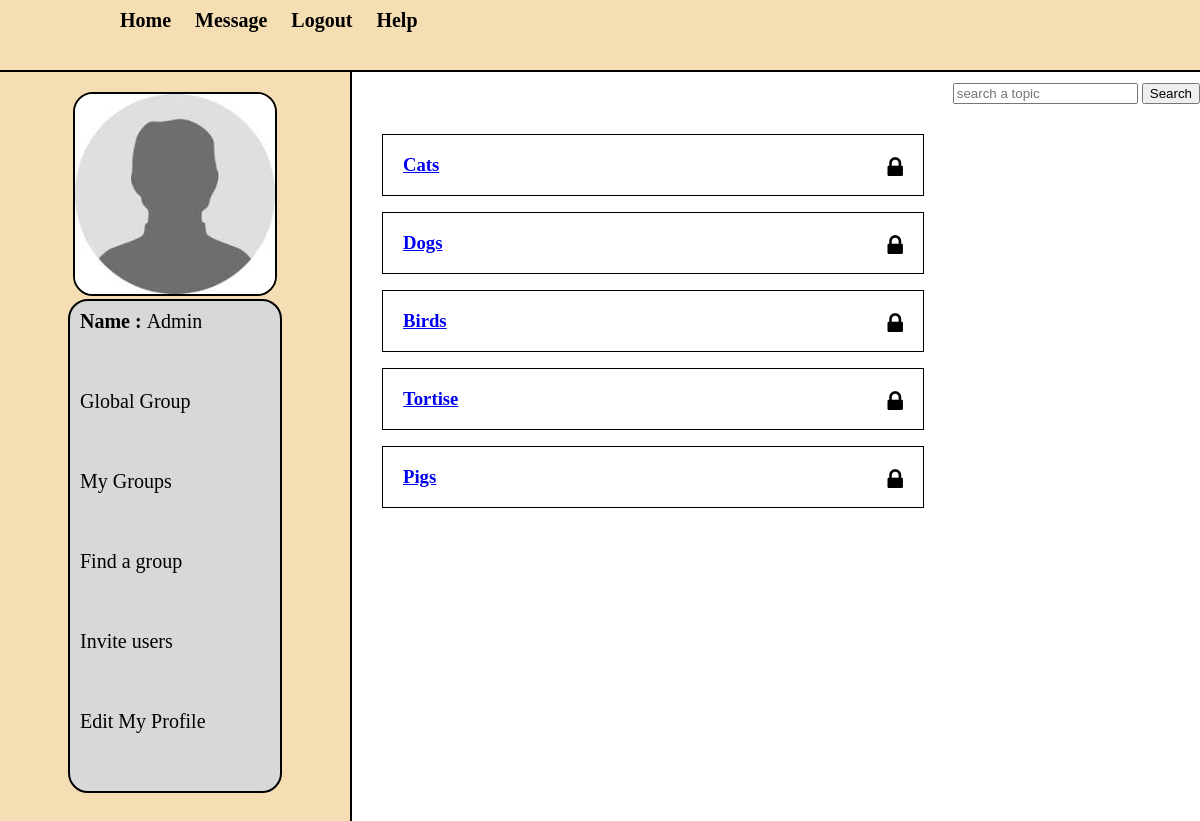
/my_groups.php (signed in), run on the app's committed database.
### tables this page shows
CREATE TABLE `users` (
  `users_id` int(255) NOT NULL,
  `first_name` varchar(255) NOT NULL,
  `last_name` varchar(255) NOT NULL,
  `email` varchar(255) NOT NULL,
  `password` varchar(255) NOT NULL,
  `user_image` varchar(256) NOT NULL,
  `status` text NOT NULL,
  `dp_value` int(11) NOT NULL,
  `checkgit` int(255) NOT NULL
);

CREATE TABLE `topics` (
  `topic_id` int(11) NOT NULL,
  `topic_title` text NOT NULL,
  `choose` varchar(255) NOT NULL
);

CREATE TABLE `user_group` (
  `id` int(11) NOT NULL,
  `users_id` int(11) NOT NULL,
  `topic_id` int(11) NOT NULL
);

### session.php (the view, shortened to what this page needs)
<?php
	$connection=mysqli_connect("localhost","admin","monarchs","pet_finder") or die("Connection Failed");
        ?>
<?php
function get_my_groups($users_id){
    global $connection;
    $get_groups="select topic_id from user_group where users_id = '$users_id'";
    $run_groups = mysqli_query($connection,$get_groups);
    while($row_groups = mysqli_fetch_array($run_groups,MYSQLI_ASSOC) ){
        $topic_id = $row_groups['topic_id'];
        $get_topic_name="select topic_title from topics where topic_id = '$topic_id'";
        $run_get_topic_name =mysqli_query($connection,$get_topic_name);
        while($row_topic_name=mysqli_fetch_array($run_get_topic_name,MYSQLI_ASSOC) ){
        $topic_title = $row_topic_name['topic_title'];
        echo "<div id='groups'>
        <h3><a href='group_profile.php?topic_id=$topic_id&topic_name=$topic_title'> $topic_title          </a>";
            if ($users_id== 21){
                if(archive($topic_id)== true){
            echo " <i class='fa fa-key arch' data-id='$topic_id' style='font-size:24px; color:black; float:right;'></i>";
                }
                else{
                  echo "<i class='fa fa-lock arch' data-id='$topic_id' style='font-size:24px; color:black; float:right;'> </i>";
                }
        }
       echo "</h3></div></br>";
        }
        }
}
         ?>
<?php
function archive($topic_id)
{
    global $connection;
    $sql = "SELECT * FROM archive_info WHERE topic_id=$topic_id AND archive_action='archive'";
  $result = mysqli_query($connection,$sql);
   if (mysqli_num_rows($result) > 0) {
    return true;
  }
  else{
    return false;
  }
}
        ?>

### my_groups.php (shortened to what this page needs)
<?php
include "session.php";
?>
<!DOCTYPE html>
<html>
<head>
    <link rel= "stylesheet" href="style/home_style.css" media ="all"/>
  <link rel="stylesheet" href="https://cdnjs.cloudflare.com/ajax/libs/font-awesome/4.7.0/css/font-awesome.min.css">
    </head>
<body>
    <div class='container'>
        <div id= "head_wrap">
            <div id="header">
                <ul id="menu">
                <li><a href="home.php">Home</a></li>
                <li><a href="members.php">Message</a></li>
                <li><a href="logout.php">Logout</a></li>
                    <li><a href="help.php">Help</a></li>
                </ul>
            </div>
        </div>
                <form method="get" action="results.php" id="form1">
                <input type = "text" name = "user_query" placeholder = "search a topic"/>
                <input type = "submit" name = "search" value="Search">
                </form>
        <div class = "content">
            <div id= "user_timeline">
                <div id="user_details">
                    <?php
                    $user = $_SESSION['email'];
                    $get_user = "select * from users where email = '$user'";
                    $run_user = mysqli_query($connection,$get_user);
                    $row=mysqli_fetch_array($run_user);
                    $users_id = $row['users_id'];
                    $last_name = $row['last_name'];
                    $user_image=$row['user_image'];
                    $dp_value = $row['dp_value'];
                     if($dp_value != '0')
                    {
                            echo "
                    <center><img src='user/user_images/$user_image' width='200' height='200'/></center>";
                    }
                    else{
                        echo "
                    <center><img src='$user_image' width='200' height='200'/></center>";
                    }
                    echo "
                    <div id='user_mention'>
                     <p><strong><a href='my_profile.php'>Name : </strong> $last_name </a> </p>
                    <p><a href='my_global.php'> Global Group </a> </p>
                    <p><a href='my_groups.php'> My Groups</a> </p>
                     <p><a href='my_findgroup.php'> Find a group</a> </p>";
                       if($users_id == 21)
                     {
                    echo" <p><a href='inviteusers.php'>Invite users</a> </p>";
                     }
                     echo " <p><a href='my_editprofile.php'> Edit My Profile </a> </p>
                    </div>";
                    ?>
                </div>
            </div>
                    <div id= "content_timeline">
                     <br>
                     <br>
                    <?php get_my_groups($users_id); ?>
            </div>
        </div>
    </div>
</body>
</html>

### style/home_style.css (style rules this page uses)
html, body, div, span, applet, object, iframe, h1, h2, h3, h4, h5, h6, p, blockquote, pre, a, abbr, acronym, address, big, cite, code, del, dfn, em, img, ins, kbd, q, s, samp, small, strike, strong, sub, sup, tt, var, b, u, i, center, dl, dt, dd, ol, ul, li, fieldset, form, label, legend, table, caption, tbody, tfoot, thead, tr, th, td, article, aside, canvas, details, embed, figure, figcaption, footer, header, hgroup, menu, nav, output, ruby, section, summary, time, mark, audio, video { margin: 0; padding: 0; border: 0; }
body { line-height: 1; background-color: white; }
.container { overflow: hidden; margin:0; padding: 0; }
#head_wrap { width:100%; height: 50px; margin: 0 auto; padding: 10px; border-bottom: 2px solid black; background: wheat; }
#header { margin: 0 auto; width: 1000px; height: 10px; }
#menu { line-height: :35px; padding: 0; margin: 0; float: left; }
#menu li { display: inline; list-style: none; }
#menu a { margin:5px; padding : 5px; text-decoration: none; color: black; font-size: 20px; font-weight: bold; }
#form1 { float: right; line-height: 35px; padding-top: 3px; }
.content { width:10000px; margin: 0 auto; }
#user_timeline { background: wheat; width:350px; float: left; height: 900px; border-right: 2px solid black; }
#user_details { padding:20px; margin-bottom: 10px; }
#user_details img { border:2px solid black; border-radius: 20px; }
#user_details p { margin-bottom:50px; padding: 5px; }
#user_details a { color: black; font-size: 20px; text-decoration: none; }
#user_mention { background: #D8D8D8; border:2px solid black; border-radius: 20px; width: 200px; margin: 0 auto; padding: 5px; }
#content_timeline { float: left; width: 280px; padding: 30px; }
#groups { width: 500px; background: : wheat; padding: 20px; line-height: 20px; border:1px solid black; text-align: justify; }
.fa { font-size: 1.2em; }
i { color: blue; }

### data on the page
users: user_image (placeholder picture), last_name "Admin"
topics: topic_title "Cats"
topics: topic_title "Dogs"
topics: topic_title "Birds"
topics: topic_title "Tortise"
topics: topic_title "Pigs"
